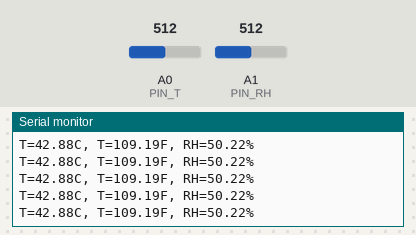
Simulated run of this sketch. Board: Arduino Uno, built with avr-gcc and run on an emulated ATmega328P. On the bench: the last lines printed to the serial monitor. The inputs (shaded band) are chosen by the test bench; at power-on: A0 (PIN_T) = 512, A1 (PIN_RH) = 512.

Above: at 7.2 s.
7.3 s: A0 (PIN_T) set to 793
At 7.62 s:
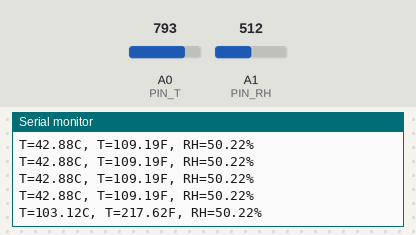
10.3 s: A0 (PIN_T) set to 766
At 10.45 s:
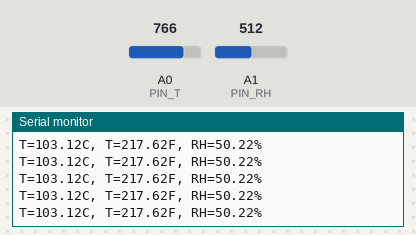
Timing chart, 0 to 12.8 s (numbered marks = the images above; inputs shaded):
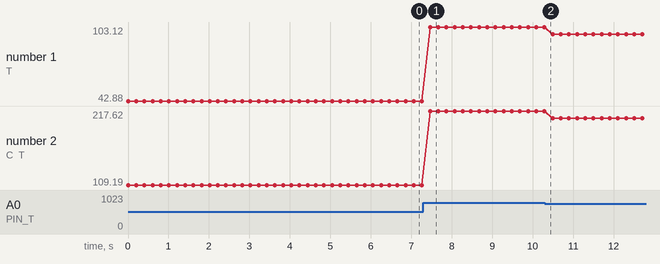

Measured:
- after the input at 7.3 s, the serial monitor: prints a new line after 0.17 s (image 1)
- plotted number 1: 42.88 → 103.12 after the input at 7.3 s, 103.12 → 97.34 after the input at 10.3 s
- plotted number 2: 109.19 → 217.62 after the input at 7.3 s, 217.62 → 207.21 after the input at 10.3 s

The sketch:

ARD-SHT31A.ino
```cpp
// (licence header left out)
const float VDD = 5;
const int PIN_T  = A0;
const int PIN_RH = A1;

float t  = 0.0;
float f  = 0.0;
float rh = 0.0;

void setup() {
  Serial.begin(9600);
  Serial.println("SHT31-A");
}

void loop() {
  int tValue = analogRead(PIN_T);
  int rhValue = analogRead(PIN_RH);

  t = -66.875+218.75*(tValue*0.0049)/VDD;   // equation : -66.875+218.75*(Vt/Vdd)   | Vt = analogT*0.0049 (1023*0.0049=5V)
  f = -88.375+393.75*(tValue*0.0049)/VDD;   // equation : -88.375+393.75*(Vt/Vdd)   | Vt = analogT*0.0049
  rh = -12.5+125*(rhValue*0.0049)/VDD;      // equation : -12.5+125*(Vrh/Vdd)       | Vrh = analogRH*0.0049

  Serial.print("T=");
  Serial.print(t);
  Serial.print("C, T=");
  Serial.print(f);
  Serial.print("F, RH=");
  Serial.print(rh);
  Serial.println("%");

  delay(200);
}
```
